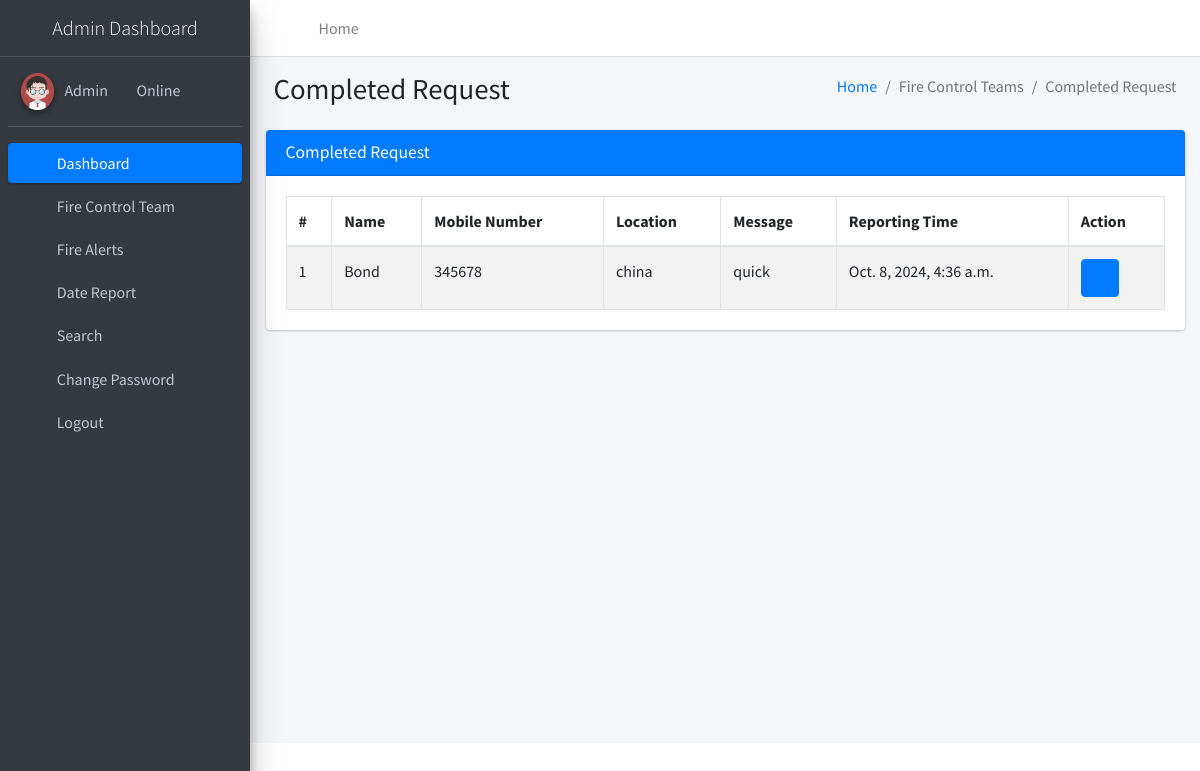
Screenshot of /completeRequest (signed in) with the database file from the repository.
### firereport/models.py (models this page shows, shortened)
class Firereport(models.Model):
    FullName = models.CharField(max_length=250, null=True)
    MobileNumber = models.CharField(max_length=12, null=True)
    Location = models.CharField(max_length=200, null=True)
    Message = models.CharField(max_length=200, null=True)
    AssignTo = models.ForeignKey(Teams, on_delete=models.CASCADE, null=True)
    Status = models.CharField(max_length=150, null=True)
    Postingdate = models.DateTimeField(auto_now_add=True)
    AssignedTime = models.CharField(max_length=150, null=True)
    UpdationDate = models.DateTimeField(null=True)

### firereport/views.py (the view)
# urls.py: path('completeRequest', completeRequest, name='completeRequest'),
def completeRequest(request):
    if not request.user.is_authenticated:
        return redirect('admin_login')
    firereport = Firereport.objects.filter(Status='Request Completed')
    return render(request, 'admin/completeRequest.html', locals())

### firereport/templates/admin/completeRequest.html
{% extends 'adminNavbar.html' %}
{% block main %}
{% load static %}
<section class="content">
    <div class="content-header">
        <div class="container-fluid">
            <div class="row mb-2">
                <div class="col-sm-6">
                    <h1 class="m-0">Completed Request</h1>
                </div>
                <div class="col-sm-6">
                    <ol class="breadcrumb float-sm-right">
                        <li class="breadcrumb-item"><a href="{% url 'dashboard' %}">Home</a></li>
                        <li class="breadcrumb-item active">Fire Control Teams</li>
                        <li class="breadcrumb-item active">Completed Request</li>
                    </ol>
                </div>
            </div>
        </div>
    </div>
    <div class="container-fluid">
        <div class="row">
            <div class="col-md-12">
                <div class="card card-primary">
                    <div class="card-header">
                        <h3 class="card-title">Completed Request</h3>
                    </div>
                    <div class="card-body">
                        <table id="example1" class="table table-bordered table-striped">
                            <thead>
                            <tr>
                                <th>#</th>
                                <th>Name</th>
                                <th>Mobile Number</th>
                                <th>Location</th>
                                <th>Message</th>
                                <th>Reporting Time</th>
                                <th>Action</th>
                            </tr>
                            </thead>
                            <tbody>
                            {% for i in firereport %}
                            <tr>
                                <td>{{forloop.counter}}</td>
                                <td>{{i.FullName}}</td>
                                <td>{{i.MobileNumber}}</td>
                                <td>{{i.Location}}</td>
                                <td>{{i.Message}}</td>
                                <td>{{i.Postingdate}}</td>
                                <td>
                                    <div class="btn-group">
                                        <a class="btn btn-primary" href="{% url 'viewRequestDetails' i.id %}"><i
                                                class="fa fa-eye"></i></a>
                                    </div>
                                </td>
                            </tr>
                            {% endfor %}
                            </tbody>
                        </table>
                    </div>
                </div>
            </div>
        </div>
    </div>
</section>
{% endblock %}

### rows the page displays
Firereport: FullName "Bond", MobileNumber "345678", Location "china", Message "quick", Postingdate "Oct. 8, 2024, 4:36 a.m."
